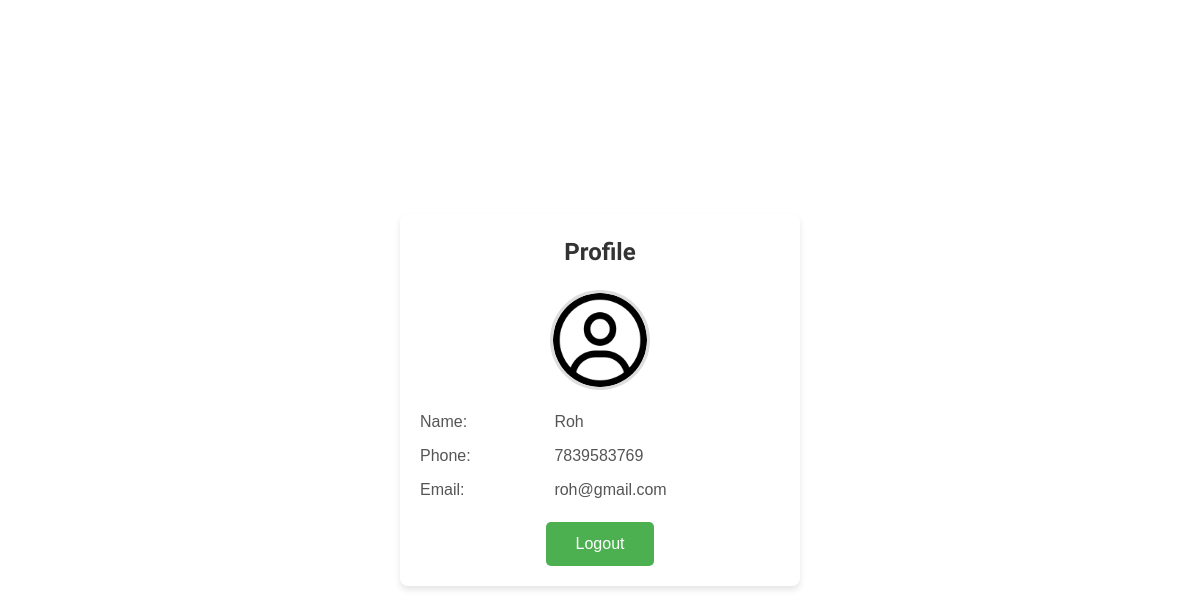
Page /profile1.php (signed in) on the committed database.
### tables this page shows
CREATE TABLE `userdeatils` (
  `id` int(255) NOT NULL,
  `name` varchar(255) NOT NULL,
  `email` varchar(255) NOT NULL,
  `password` varchar(255) NOT NULL,
  `phone_no` varchar(255) NOT NULL,
  `usertype` varchar(255) NOT NULL DEFAULT '1'
);

### profile1.php (the view, shortened to what this page needs)
<?php
include('api/config.php');
$user_id = $_SESSION['id'];
$sql = "SELECT name, phone_no, email FROM userdeatils WHERE id = ?";
$stmt = $conn->prepare($sql);
$stmt->bind_param("i", $user_id);
$stmt->execute();
$result = $stmt->get_result();
if ($result->num_rows > 0) {
    $user = $result->fetch_assoc();
} else {
    echo "User details not found.";
    exit();
}
?>
<!DOCTYPE html>
<html lang="en">
<head>
  <link href="css/bootstrap.min.css" rel="stylesheet">
</head>
<body class="body-pro">
  <div class="container container-pro">
    <div class="header-pro">Profile</div>
    <div class="avatar-pro">
      <img src="images/profile.png" alt="Avatar">
    </div>
    <div class="row row-pro">
      <div class="info-pro">Name:</div>
      <div class="detail-pro"><?= htmlspecialchars($user['name']) ?></div>
    </div>
    <div class="row row-pro">
      <div class="info-pro">Phone:</div>
      <div class="detail-pro"><?= htmlspecialchars($user['phone_no']) ?></div>
    </div>
    <div class="row row-pro">
      <div class="info-pro">Email:</div>
      <div class="detail-pro"><?= htmlspecialchars($user['email']) ?></div>
    </div>
<button class="button-pro" onclick="redirectToDashboard()">Logout</button>
</body>
</html>

### profile1.php (style rules this page uses)
.body-pro { font-family: Arial, sans-serif; margin: 10; padding: 10; display: flex; justify-content: center; align-items: center; height: 100vh; }
.container-pro { text-align: left; width: 100%; max-width: 400px; background-color: white; padding: 20px; border-radius: 8px; box-shadow: 0 4px 6px rgba(0, 0, 0, 0.1); }
.header-pro { font-size: 24px; font-weight: bold; margin-bottom: 20px; color: #333; font-family: 'Tapestry', cursive; text-align: center; }
.avatar-pro { width: 100px; height: 100px; border-radius: 50%; overflow: hidden; margin: 0 auto 20px; border: 3px solid #ddd; }
.avatar-pro img { width: 100%; height: 100%; object-fit: cover; }
.row-pro { display: flex; margin-bottom: 10px; align-items: center; }
.info-pro { width: 35%; font-size: 16px; color: #555; }
.detail-pro { width: 65%; font-size: 16px; color: #555; }
.button-pro { display: block; margin: 20px auto 0; width: 30%; background-color: #4CAF50; color: white; padding: 10px; border: none; border-radius: 5px; font-size: 16px; cursor: pointer; transition: background-color 0.3s; }

### rows in the picture
userdeatils: name "Roh", phone_no "7839583769", email "roh@gmail.com"
